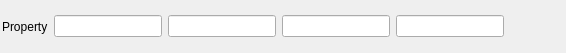
<?xml version="1.0" encoding="UTF-8"?>
<!-- - - - - - - - - - - - - - - - - - - - - - - - - - - - - - - - - - - - - - - - - - - - - - - -->
<!--                                                                                             -->
<!-- Copyright (c) 2015 The Regents of the University of California, Author: William Lenthe      -->
<!--                                                                                             -->
<!-- This program is free software: you can redistribute it and/or modify it under the terms of  -->
<!-- the GNU Lesser General Public License as published by the Free Software Foundation, either  -->
<!-- version 2 of the License, or (at your option) any later version.                            -->
<!--                                                                                             -->
<!-- This program is distributed in the hope that it will be useful, but WITHOUT ANY WARRANTY;   -->
<!-- without even the implied warranty of MERCHANTABILITY or FITNESS FOR A PARTICULAR PURPOSE.   -->
<!-- See the GNU Lesser General Public License for more details.                                 -->
<!--                                                                                             -->
<!-- You should have received a copy of the GNU Lesser General Public License                    -->
<!-- along with this program.  If not, see <http://www.gnu.org/licenses/>.                       -->
<!--                                                                                             -->
<!-- - - - - - - - - - - - - - - - - - - - - - - - - - - - - - - - - - - - - - - - - - - - - - - -->

<ui version="4.0">
 <class>FloatVec4Widget</class>
 <widget class="QFrame" name="FloatVec4Widget">
  <property name="geometry">
   <rect>
    <x>0</x>
    <y>0</y>
    <width>566</width>
    <height>53</height>
   </rect>
  </property>
  <layout class="QHBoxLayout" name="horizontalLayout">
   <property name="margin">
    <number>2</number>
   </property>
   <item>
    <widget class="QLabel" name="label">
     <property name="text">
      <string>Property</string>
     </property>
    </widget>
   </item>
   <item>
    <widget class="QLineEdit" name="aData"/>
   </item>
   <item>
    <widget class="QLineEdit" name="bData"/>
   </item>
   <item>
    <widget class="QLineEdit" name="cData"/>
   </item>
   <item>
    <widget class="QLineEdit" name="dData"/>
   </item>
   <item>
    <spacer name="horizontalSpacer">
     <property name="orientation">
      <enum>Qt::Horizontal</enum>
     </property>
     <property name="sizeHint" stdset="0">
      <size>
       <width>40</width>
       <height>20</height>
      </size>
     </property>
    </spacer>
   </item>
  </layout>
 </widget>
 <tabstops>
  <tabstop>aData</tabstop>
  <tabstop>bData</tabstop>
  <tabstop>cData</tabstop>
  <tabstop>dData</tabstop>
 </tabstops>
 <resources>
  <include location="../../../../Resources/icons/images/Icons.qrc"/>
 </resources>
 <connections/>
</ui>
